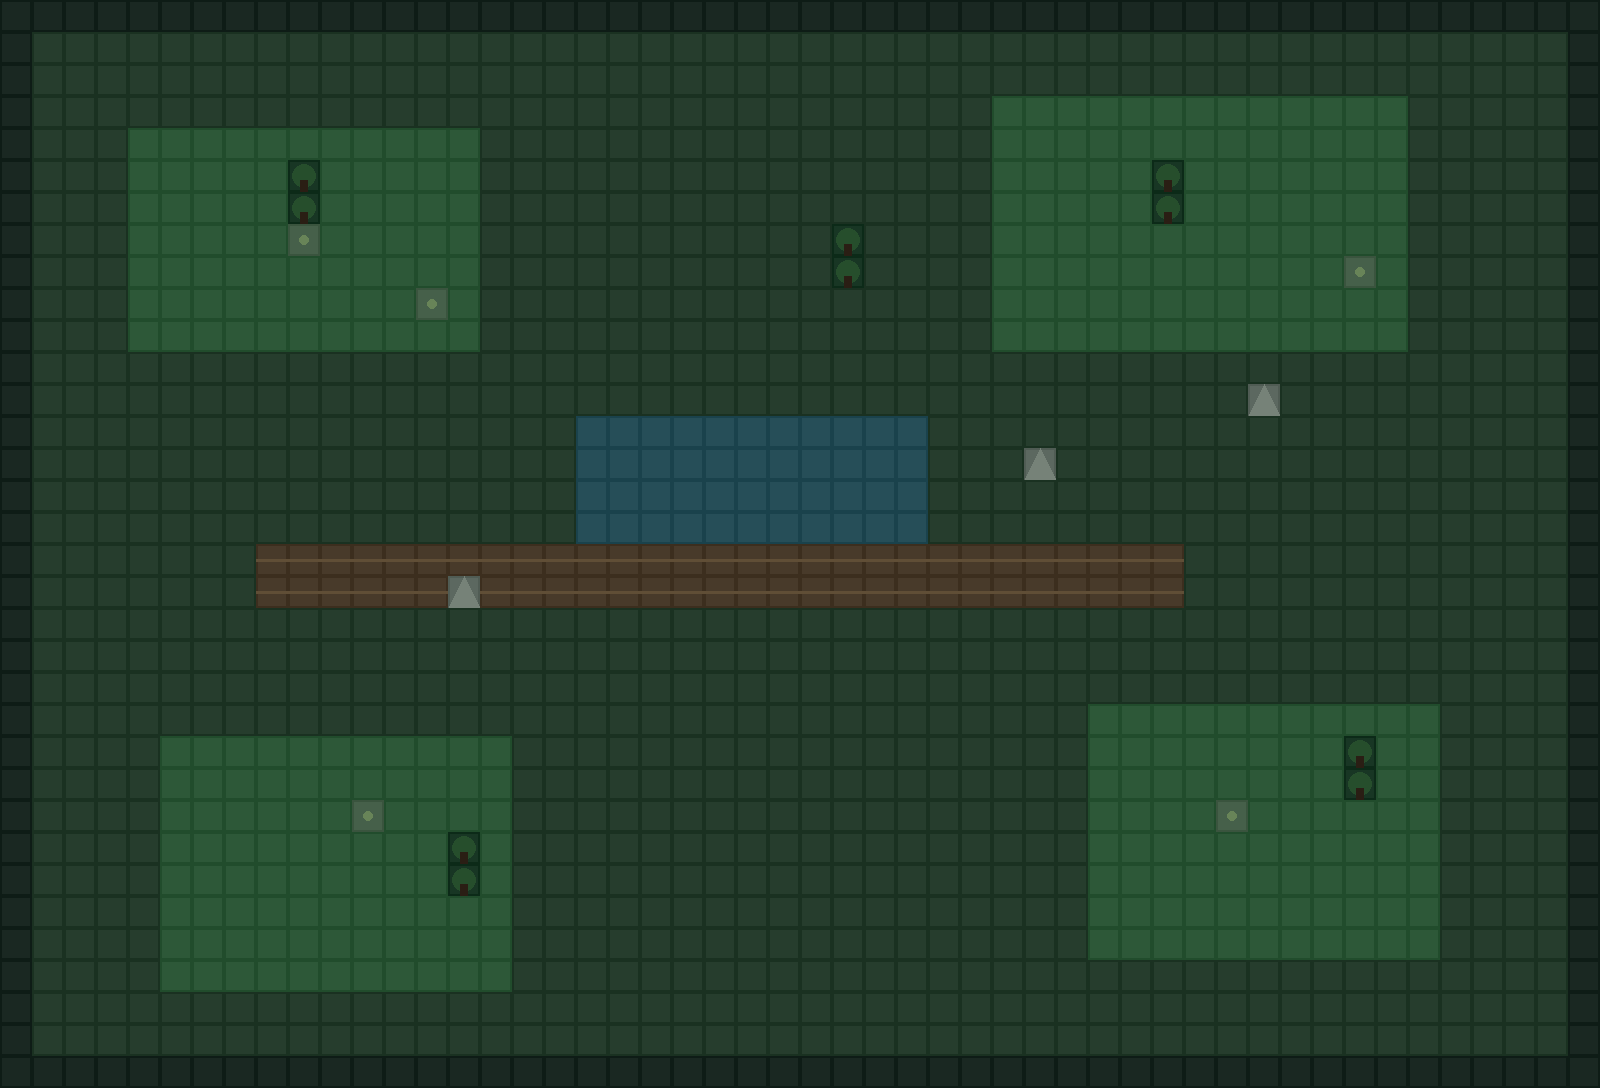

This is a level from a 2D game, rendered from its Tiled map with the project's own tilesets. A one-line summary and the map file follow, with tile-layer data summarised:
An orthogonal 50x34 tile map with 32x32 px tiles, 3 tile layers (Ground, Details, Above) and 15 objects (player, placeholder_npc).

<map version="1.10" tiledversion="1.11.2" orientation="orthogonal" renderorder="right-down" width="50" height="34" tilewidth="32" tileheight="32" infinite="0" nextlayerid="8" nextobjectid="16">
 <tileset firstgid="1" source="../tilesets/placeholder_tiles.tsx" />
 <layer id="1" name="Ground" width="50" height="34">
  <data>[1700 cells, 1700 non-empty, 5 distinct tile ids]</data>
 </layer>
 <layer id="2" name="Details" width="50" height="34">
  <data>[1700 cells, 14 non-empty, 3 distinct tile ids]</data>
 </layer>
 <layer id="3" name="Above" width="50" height="34">
  <data>[1700 cells, 5 non-empty, 1 distinct tile ids]</data>
 </layer>
 <objectgroup id="4" name="Collision">
  <object id="1" x="0" y="0" width="1600" height="32" />
  <object id="2" x="0" y="1056" width="1600" height="32" />
  <object id="3" x="0" y="0" width="32" height="1088" />
  <object id="4" x="1568" y="0" width="32" height="1088" />
  <object id="5" x="576" y="416" width="352" height="128" />
  <object id="6" x="280" y="172" width="70" height="88" />
  <object id="7" x="824" y="236" width="70" height="88" />
  <object id="8" x="1144" y="172" width="70" height="88" />
  <object id="9" x="1336" y="748" width="70" height="88" />
  <object id="10" x="440" y="844" width="70" height="88" />
  <object id="11" x="448" y="576" width="64" height="48" />
  <object id="12" x="1024" y="448" width="64" height="48" />
  <object id="13" x="1248" y="384" width="64" height="48" />
 </objectgroup>
 <objectgroup id="5" name="Spawn">
  <object id="14" name="player" x="192" y="224" />
 </objectgroup>
 <objectgroup id="6" name="NPCs">
  <object id="15" name="placeholder_npc" x="560" y="330">
   <properties>
    <property name="dialogue" value="The truth is I got on that bus a boy, and I never got off the bus. I still haven't." />
   </properties>
  </object>
 </objectgroup>
</map>
